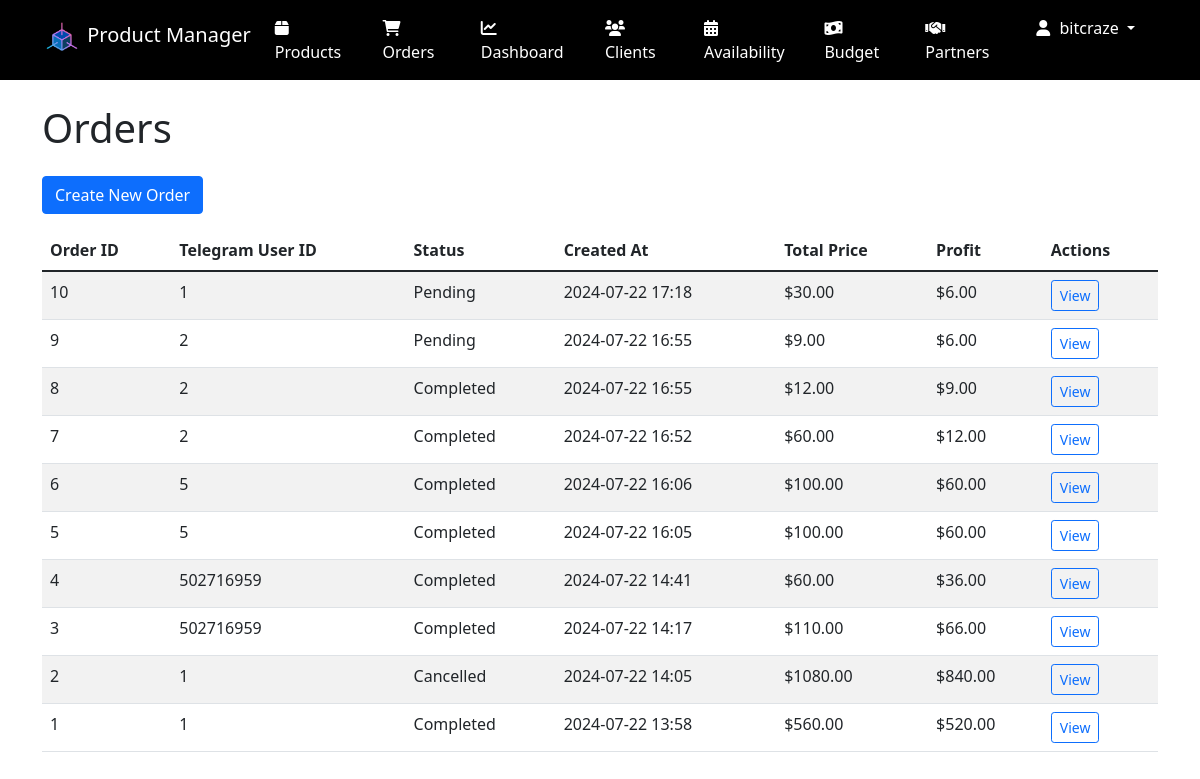
/orders/ (signed in), run on an earlier commit of the app's database.
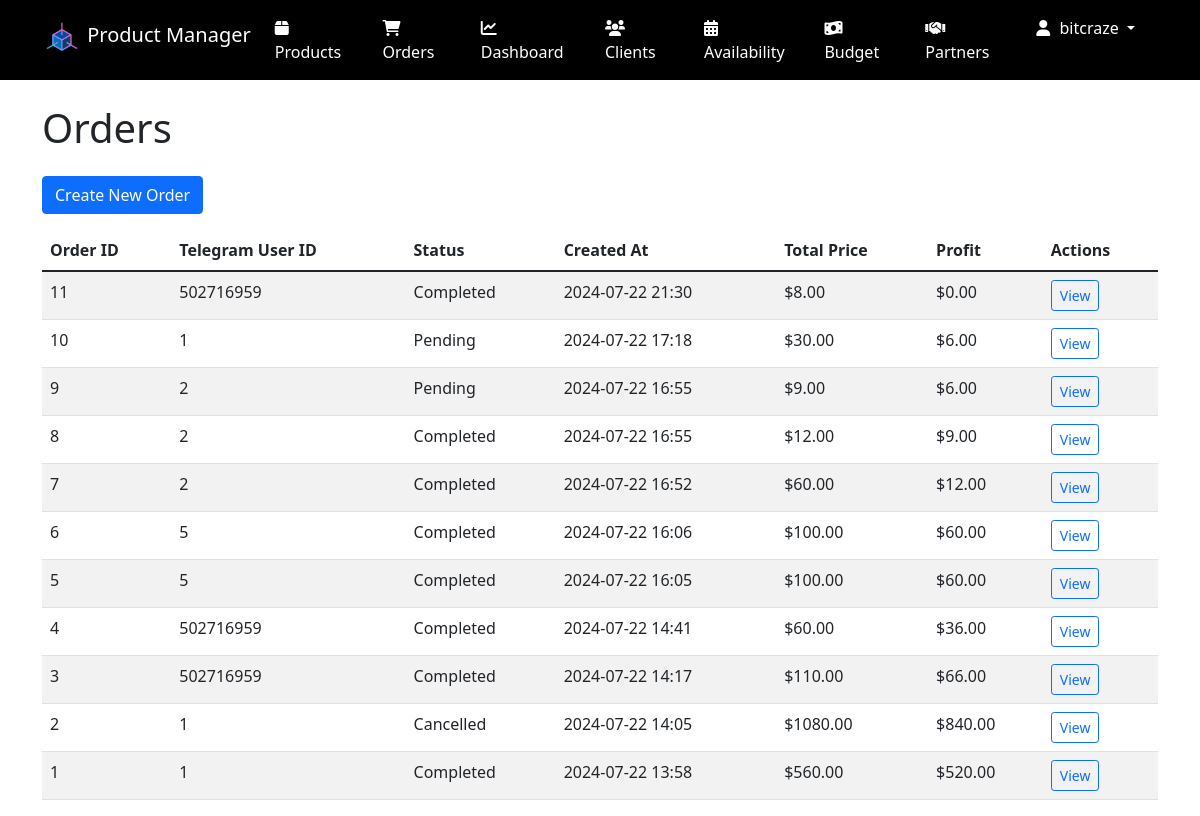
And on a later commit of the database.
### orders/models.py (models this page shows, shortened)
class Order(models.Model):
    id = models.AutoField(primary_key=True)
    telegram_user_id = models.IntegerField()
    STATUS_CHOICES = [
        ('cart', 'Cart'),
        ('pending_appointment', 'Pending Appointment'),
        ('pending', 'Pending'),
        ('accepted', 'Accepted'),
        ('dispatched', 'Dispatched'),
        ('completed', 'Completed'),
        ('cancelled', 'Cancelled'),
    ]
    status = models.CharField(max_length=20, choices=STATUS_CHOICES, default='cart')
    meeting_time = models.DateTimeField(null=True, blank=True)
    created_at = models.DateTimeField(auto_now_add=True)
    updated_at = models.DateTimeField(auto_now=True)
    total_price = models.DecimalField(max_digits=10, decimal_places=2, default=0)
    profit = models.DecimalField(max_digits=10, decimal_places=2, default=0)
    created_by = models.ForeignKey(settings.AUTH_USER_MODEL, on_delete=models.SET_NULL, null=True, related_name='created_orders')

### orders/views.py (the view)
# urls.py: path('', views.OrderListView.as_view(), name='order-list'),
class OrderListView(AdminRequiredMixin, ListView):
    model = Order
    template_name = 'orders/order_list.html'
    context_object_name = 'orders'
    ordering = ['-created_at']
    paginate_by = 20

### orders/views.py (called while the page is built)
    def test_func(self):
        return self.request.user.is_staff or self.request.user.is_superuser

### templates/orders/order_list.html (shortened to what this page needs)
{% extends 'base.html' %}
{% load humanize %}
{% block content %}
<h1 class="mb-4">Orders</h1>
<a href="{% url 'orders:order-create' %}" class="btn btn-primary mb-3">Create New Order</a>
<table class="table table-striped">
    <thead>
        <tr>
            <th>Order ID</th>
            <th>Telegram User ID</th>
            <th>Status</th>
            <th>Created At</th>
            <th>Total Price</th>
            <th>Profit</th>
            <th>Actions</th>
        </tr>
    </thead>
    <tbody>
        {% for order in orders %}
        <tr>
            <td>{{ order.id }}</td>
            <td>{{ order.telegram_user_id }}</td>
            <td>{{ order.get_status_display }}</td>
            <td>{{ order.created_at|date:"Y-m-d H:i" }}</td>
            <td>${{ order.total_price|floatformat:2 }}</td>
            <td>${{ order.profit|floatformat:2 }}</td>
            <td>
                <a href="{% url 'orders:order-detail' order.pk %}" class="btn btn-outline-primary btn-sm">View</a>
            </td>
        </tr>
        {% endfor %}
    </tbody>
</table>
{% endblock %}

What changed in the data, as far as the page shows it:
added Order: id "11", telegram_user_id "502716959", status "Completed", created_at "2024-07-22 21:30", total_price "8.00", profit "0.00"
